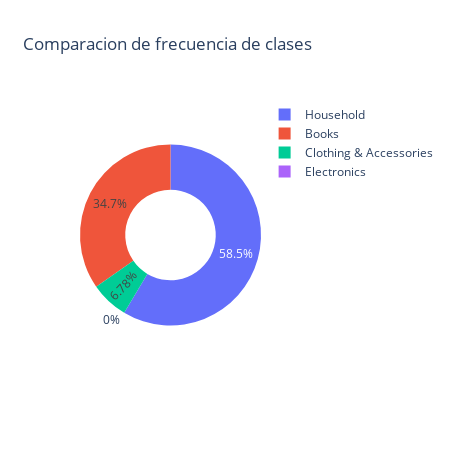

The code cell stored with this chart in its notebook:
### Code cell
#Frecuencia de clases
valores = np.array([len(data_E),len(data_H),len(data_B),len(data_C)])
labels =['Electronics','Household', 'Books', 'Clothing & Accessories']
# Se vizualizan las clases con Plotly
title="Comparacion de frecuencia de clases"
figura = go.Figure(data = [go.Pie(values = valores,labels = labels, hole=0.5)])
title="Comparacion de frecuencia de clases"
figura.update_layout(height=450,width =450,title = title)
figura.show()

### Figure 1 — Plotly figure (JSON) as saved in the notebook; plotly's stock layout.template omitted (floating-point values rounded to 4 significant figures)
{"data": [{"hole": 0.5, "labels": ["Electronics", "Household", "Books", "Clothing & Accessories"], "type": "pie", "values": [0, 10564, 6256, 1224]}], "layout": {"height": 450, "title": {"text": "Comparacion de frecuencia de clases"}, "width": 450}}
